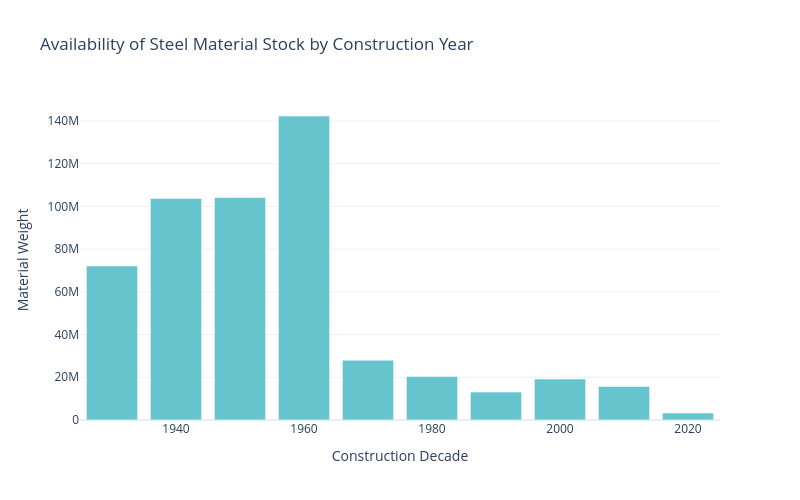

Notebook cell for this chart:
### Code cell
# Filter the DataFrame to only include steel material
steel_df = df_final_wt_hb[df_final_wt_hb['material'] == 'steel']

steel_df['construction_decade'] = (steel_df['year of construction of the building yyyy'] // 10) * 10
# plot bar chart of steel material weights by construction decade using plotly
import plotly.express as px
# Group the steel data by construction decade and material type, summing the material weights
steel_stock_by_decade = steel_df.groupby(['construction_decade'])['material_weight'].sum().reset_index()

# Create the bar chart using Plotly
fig = px.bar(
    steel_stock_by_decade,
    x='construction_decade',
    y='material_weight',
    title='Availability of Steel Material Stock by Construction Year',
    labels={'construction_decade': 'Construction Decade', 'material_weight': 'Material Weight'},
    width=800,
    height=500,
    color_discrete_sequence=px.colors.qualitative.Pastel  # Use Pastel palette
)

# I want a cleaner layout
fig.update_layout(
    template='plotly_white',
    xaxis_title='Construction Decade',
    yaxis_title='Material Weight',
    showlegend=False
)
fig.show()
fig.write_image('steel_material_availability.svg')

### Figure 1 — Plotly figure (JSON) as saved in the notebook; plotly's stock layout.template omitted (floating-point values rounded to 4 significant figures)
{"data": [{"alignmentgroup": "True", "hovertemplate": "Construction Decade=%{x}<br>Material Weight=%{y}<extra></extra>", "legendgroup": "", "marker": {"color": "rgb(102, 197, 204)", "pattern": {"shape": ""}}, "name": "", "offsetgroup": "", "orientation": "v", "showlegend": false, "textposition": "auto", "type": "bar", "x": [1930, 1940, 1950, 1960, 1970, 1980, 1990, 2000, 2010, 2020], "xaxis": "x", "y": [72130000.0, 103700000.0, 104100000.0, 142300000.0, 27950000.0, 20400000.0, 13050000.0, 19170000.0, 15690000.0, 3259000.0], "yaxis": "y"}], "layout": {"barmode": "relative", "height": 500, "legend": {"tracegroupgap": 0}, "showlegend": false, "title": {"text": "Availability of Steel Material Stock by Construction Year"}, "width": 800, "xaxis": {"anchor": "y", "domain": [0, 1], "title": {"text": "Construction Decade"}}, "yaxis": {"anchor": "x", "domain": [0, 1], "title": {"text": "Material Weight"}}}}
